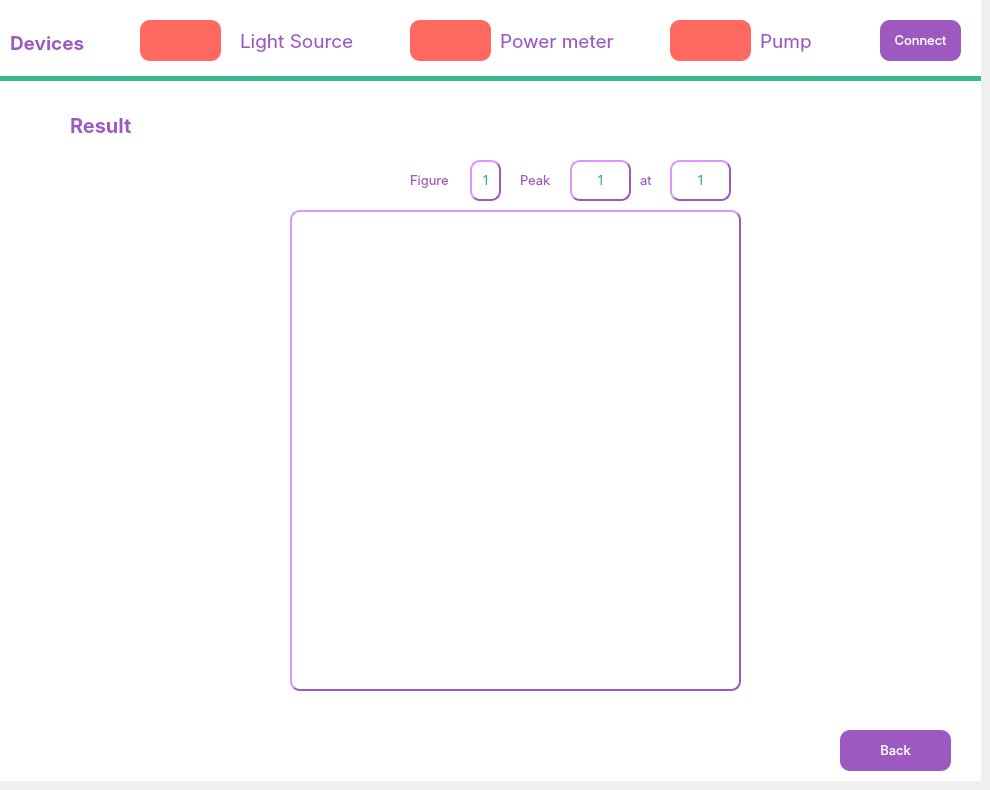
    <widget class="QWidget" name="result_page">
     <widget class="QWidget" name="result_field_2" native="true">
      <property name="geometry">
       <rect>
        <x>0</x>
        <y>0</y>
        <width>981</width>
        <height>781</height>
       </rect>
      </property>
      <property name="styleSheet">
       <string notr="true">#result_field_2
{
background-color : #FFFFFF;

}</string>
      </property>
      <widget class="QLabel" name="status_lightSource_7">
       <property name="geometry">
        <rect>
         <x>140</x>
         <y>20</y>
         <width>81</width>
         <height>41</height>
        </rect>
       </property>
       <property name="font">
        <font>
         <strikeout>false</strikeout>
        </font>
       </property>
       <property name="styleSheet">
        <string notr="true">
background-color: #ff6961 ;
border-radius: 10px;
border-style: outset;

</string>
       </property>
       <property name="text">
        <string/>
       </property>
      </widget>
      <widget class="Line" name="line_31">
       <property name="geometry">
        <rect>
         <x>0</x>
         <y>70</y>
         <width>991</width>
         <height>16</height>
        </rect>
       </property>
       <property name="styleSheet">
        <string notr="true">color: #3AB795;</string>
       </property>
       <property name="frameShadow">
        <enum>QFrame::Plain</enum>
       </property>
       <property name="lineWidth">
        <number>5</number>
       </property>
       <property name="orientation">
        <enum>Qt::Horizontal</enum>
       </property>
      </widget>
      <widget class="QLabel" name="label_lightSource_7">
       <property name="geometry">
        <rect>
         <x>240</x>
         <y>0</y>
         <width>179</width>
         <height>81</height>
        </rect>
       </property>
       <property name="font">
        <font>
         <family>Inter</family>
         <pointsize>14</pointsize>
        </font>
       </property>
       <property name="styleSheet">
        <string notr="true">color:#9D59BF;</string>
       </property>
       <property name="text">
        <string>Light Source</string>
       </property>
      </widget>
      <widget class="QLabel" name="label_devices_6">
       <property name="geometry">
        <rect>
         <x>10</x>
         <y>0</y>
         <width>101</width>
         <height>85</height>
        </rect>
       </property>
       <property name="font">
        <font>
         <family>Inter</family>
         <pointsize>14</pointsize>
         <weight>75</weight>
         <bold>true</bold>
        </font>
       </property>
       <property name="styleSheet">
        <string notr="true">color:#9D59BF;</string>
       </property>
       <property name="text">
        <string>Devices</string>
       </property>
      </widget>
      <widget class="QLabel" name="label_pump_7">
       <property name="geometry">
        <rect>
         <x>760</x>
         <y>0</y>
         <width>71</width>
         <height>81</height>
        </rect>
       </property>
       <property name="font">
        <font>
         <family>Inter</family>
         <pointsize>14</pointsize>
        </font>
       </property>
       <property name="styleSheet">
        <string notr="true">color:#9D59BF;</string>
       </property>
       <property name="text">
        <string>Pump</string>
       </property>
      </widget>
      <widget class="QLabel" name="status_powerMeter_7">
       <property name="geometry">
        <rect>
         <x>410</x>
         <y>20</y>
         <width>81</width>
         <height>41</height>
        </rect>
       </property>
       <property name="font">
        <font>
         <strikeout>false</strikeout>
        </font>
       </property>
       <property name="styleSheet">
        <string notr="true">
background-color: #ff6961 ;
border-radius: 10px;
border-style: outset;

</string>
       </property>
       <property name="text">
        <string/>
       </property>
      </widget>
      <widget class="QLabel" name="status_pump_7">
       <property name="geometry">
        <rect>
         <x>670</x>
         <y>20</y>
         <width>81</width>
         <height>41</height>
        </rect>
       </property>
       <property name="font">
        <font>
         <strikeout>false</strikeout>
        </font>
       </property>
       <property name="styleSheet">
        <string notr="true">
background-color: #ff6961 ;
border-radius: 10px;
border-style: outset;

</string>
       </property>
       <property name="text">
        <string/>
       </property>
      </widget>
      <widget class="QPushButton" name="connect_button_7">
       <property name="geometry">
        <rect>
         <x>880</x>
         <y>20</y>
         <width>81</width>
         <height>41</height>
        </rect>
       </property>
       <property name="font">
        <font>
         <family>Inter</family>
         <pointsize>10</pointsize>
         <weight>50</weight>
         <bold>false</bold>
         <kerning>false</kerning>
        </font>
       </property>
       <property name="styleSheet">
        <string notr="true">background-color: #9D59BF;
border-radius: 10px;
border:none;
color: #FFFFFF;
</string>
       </property>
       <property name="text">
        <string>Connect</string>
       </property>
       <property name="autoDefault">
        <bool>false</bool>
       </property>
       <property name="default">
        <bool>false</bool>
       </property>
      </widget>
      <widget class="QLabel" name="label_powerMeter_7">
       <property name="geometry">
        <rect>
         <x>500</x>
         <y>0</y>
         <width>179</width>
         <height>81</height>
        </rect>
       </property>
       <property name="font">
        <font>
         <family>Inter</family>
         <pointsize>14</pointsize>
        </font>
       </property>
       <property name="styleSheet">
        <string notr="true">color:#9D59BF;</string>
       </property>
       <property name="text">
        <string>Power meter</string>
       </property>
      </widget>
      <widget class="QPushButton" name="back_button_3">
       <property name="geometry">
        <rect>
         <x>840</x>
         <y>730</y>
         <width>111</width>
         <height>41</height>
        </rect>
       </property>
       <property name="font">
        <font>
         <family>Inter</family>
         <pointsize>10</pointsize>
         <weight>50</weight>
         <bold>false</bold>
         <kerning>false</kerning>
        </font>
       </property>
       <property name="styleSheet">
        <string notr="true">background-color: #9D59BF;
border-radius: 10px;
border:none;
color: #FFFFFF;
</string>
       </property>
       <property name="text">
        <string>Back</string>
       </property>
       <property name="autoDefault">
        <bool>false</bool>
       </property>
       <property name="default">
        <bool>false</bool>
       </property>
      </widget>
      <widget class="QLabel" name="peak_label">
       <property name="geometry">
        <rect>
         <x>570</x>
         <y>160</y>
         <width>61</width>
         <height>41</height>
        </rect>
       </property>
       <property name="font">
        <font>
         <family>Inter</family>
         <pointsize>10</pointsize>
         <weight>50</weight>
         <bold>false</bold>
        </font>
       </property>
       <property name="styleSheet">
        <string notr="true">color:#3AB795;
border-style: outset;
 border-width: 2px;
border-radius: 10px;
 border-color: #9D59BF;</string>
       </property>
       <property name="text">
        <string>1</string>
       </property>
       <property name="alignment">
        <set>Qt::AlignCenter</set>
       </property>
      </widget>
      <widget class="QLabel" name="label_result">
       <property name="geometry">
        <rect>
         <x>70</x>
         <y>100</y>
         <width>81</width>
         <height>50</height>
        </rect>
       </property>
       <property name="font">
        <font>
         <family>Inter</family>
         <pointsize>15</pointsize>
         <weight>75</weight>
         <bold>true</bold>
        </font>
       </property>
       <property name="styleSheet">
        <string notr="true">color:#9D59BF;</string>
       </property>
       <property name="text">
        <string>Result</string>
       </property>
       <property name="alignment">
        <set>Qt::AlignLeading|Qt::AlignLeft|Qt::AlignVCenter</set>
       </property>
      </widget>
      <widget class="QLabel" name="label_at">
       <property name="geometry">
        <rect>
         <x>640</x>
         <y>160</y>
         <width>41</width>
         <height>41</height>
        </rect>
       </property>
       <property name="font">
        <font>
         <family>Inter</family>
         <pointsize>10</pointsize>
         <weight>50</weight>
         <bold>false</bold>
        </font>
       </property>
       <property name="styleSheet">
        <string notr="true">color:#9D59BF;</string>
       </property>
       <property name="text">
        <string>at</string>
       </property>
       <property name="alignment">
        <set>Qt::AlignLeading|Qt::AlignLeft|Qt::AlignVCenter</set>
       </property>
      </widget>
      <widget class="QLabel" name="figure_label">
       <property name="geometry">
        <rect>
         <x>470</x>
         <y>160</y>
         <width>31</width>
         <height>41</height>
        </rect>
       </property>
       <property name="font">
        <font>
         <family>Inter</family>
         <pointsize>10</pointsize>
         <weight>50</weight>
         <bold>false</bold>
        </font>
       </property>
       <property name="styleSheet">
        <string notr="true">color:#3AB795;
border-style: outset;
 border-width: 2px;
border-radius: 10px;
 border-color: #9D59BF;</string>
       </property>
       <property name="text">
        <string>1</string>
       </property>
       <property name="alignment">
        <set>Qt::AlignCenter</set>
       </property>
      </widget>
      <widget class="QLabel" name="at_label">
       <property name="geometry">
        <rect>
         <x>670</x>
         <y>160</y>
         <width>61</width>
         <height>41</height>
        </rect>
       </property>
       <property name="font">
        <font>
         <family>Inter</family>
         <pointsize>10</pointsize>
         <weight>50</weight>
         <bold>false</bold>
        </font>
       </property>
       <property name="styleSheet">
        <string notr="true">color:#3AB795;
border-style: outset;
 border-width: 2px;
border-radius: 10px;
 border-color: #9D59BF;</string>
       </property>
       <property name="text">
        <string>1</string>
       </property>
       <property name="alignment">
        <set>Qt::AlignCenter</set>
       </property>
      </widget>
      <widget class="QWidget" name="graphResult" native="true">
       <property name="geometry">
        <rect>
         <x>290</x>
         <y>210</y>
         <width>451</width>
         <height>481</height>
        </rect>
       </property>
       <property name="styleSheet">
        <string notr="true">#graphResult{
border-style: outset;
 border-width: 2px;
border-radius: 10px;
 border-color: #9D59BF;
}

</string>
       </property>
      </widget>
      <widget class="QLabel" name="label_figure">
       <property name="geometry">
        <rect>
         <x>410</x>
         <y>160</y>
         <width>51</width>
         <height>41</height>
        </rect>
       </property>
       <property name="font">
        <font>
         <family>Inter</family>
         <pointsize>10</pointsize>
         <weight>50</weight>
         <bold>false</bold>
        </font>
       </property>
       <property name="styleSheet">
        <string notr="true">color:#9D59BF;</string>
       </property>
       <property name="text">
        <string>Figure</string>
       </property>
       <property name="alignment">
        <set>Qt::AlignLeading|Qt::AlignLeft|Qt::AlignVCenter</set>
       </property>
      </widget>
      <widget class="QLabel" name="label_peak">
       <property name="geometry">
        <rect>
         <x>520</x>
         <y>160</y>
         <width>41</width>
         <height>41</height>
        </rect>
       </property>
       <property name="font">
        <font>
         <family>Inter</family>
         <pointsize>10</pointsize>
         <weight>50</weight>
         <bold>false</bold>
        </font>
       </property>
       <property name="styleSheet">
        <string notr="true">color:#9D59BF;</string>
       </property>
       <property name="text">
        <string>Peak</string>
       </property>
       <property name="alignment">
        <set>Qt::AlignLeading|Qt::AlignLeft|Qt::AlignVCenter</set>
       </property>
      </widget>
     </widget>
    </widget>
